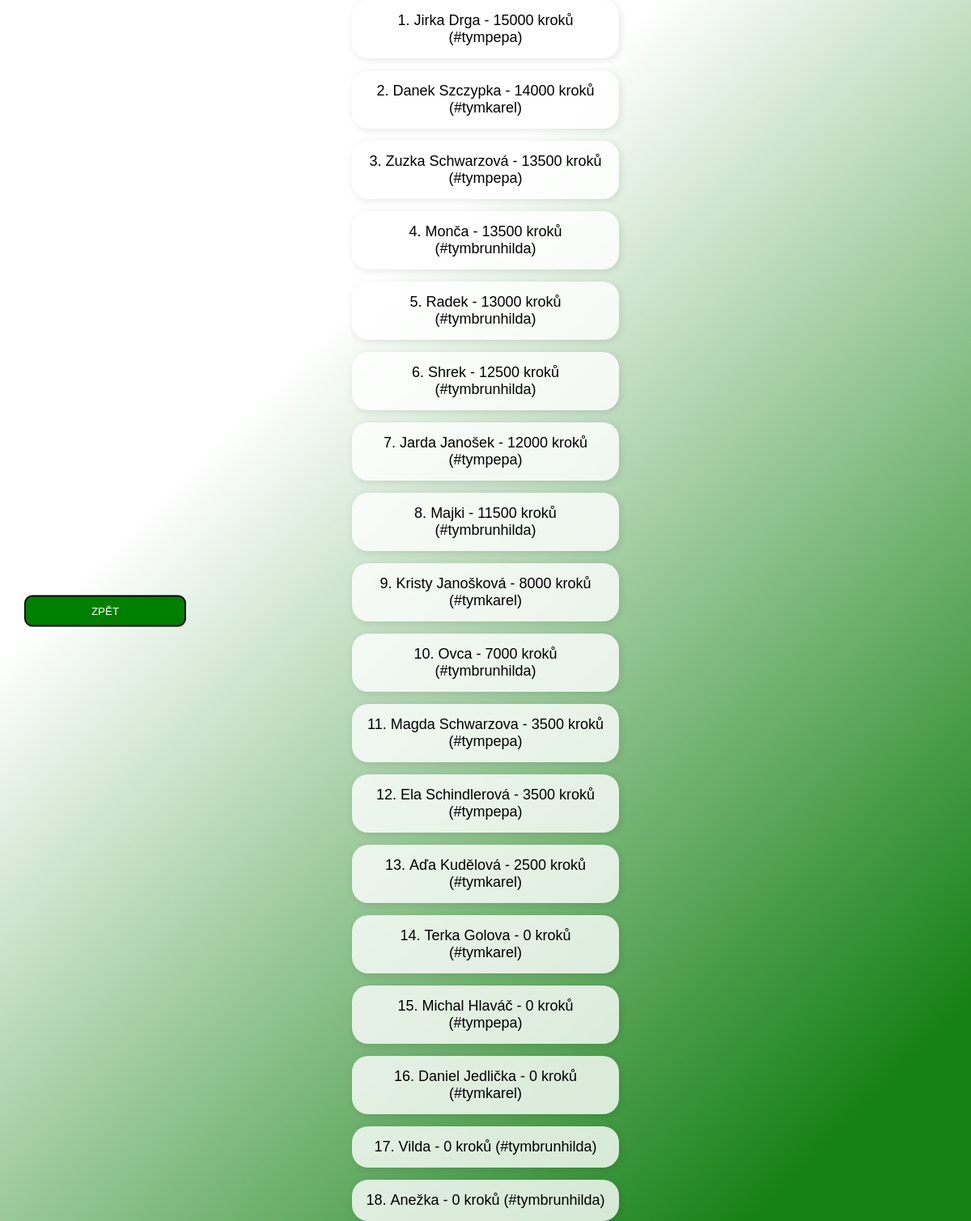
Before: /all_leaderboard with the older database file.
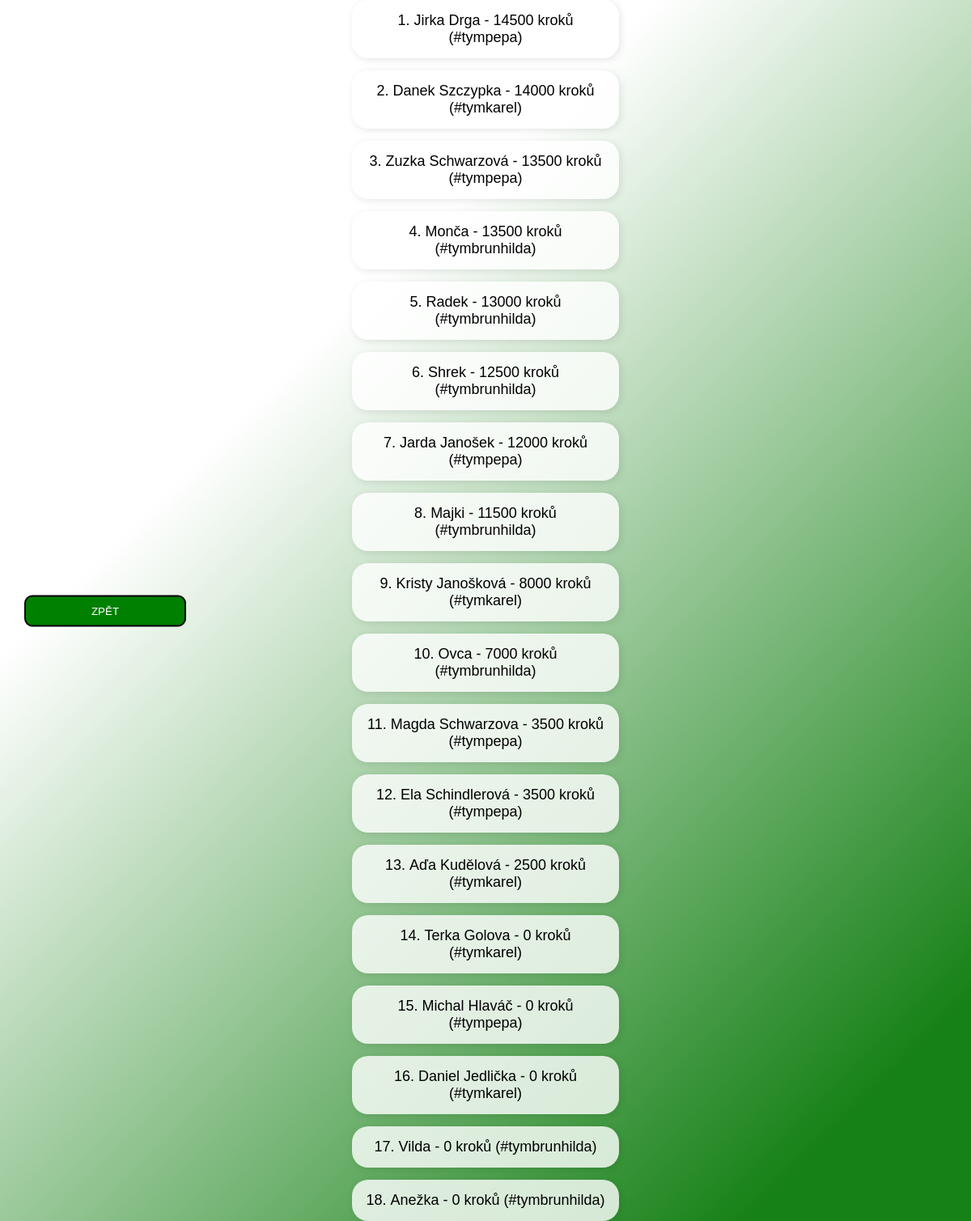
After: the same page with the newer database file.
### infopage/models.py (models this page shows, shortened)
class vysledky_hracu(models.Model):
    jmeno = models.CharField(max_length=20)
    prijmeni = models.CharField(max_length=40, blank=True)
    tym = models.CharField(max_length=10, null=True)
    koeficient = models.FloatField(null=True, blank=True, default=1)
    kroky_BONUS = models.IntegerField(default=0, blank=True, validators=[MinValueValidator(0), MaxValueValidator(50000)])
    kroky1 = models.IntegerField(default=0, blank=True, validators=[MinValueValidator(0), MaxValueValidator(50000)])
    kroky2 = models.IntegerField(default=0, blank=True, validators=[MinValueValidator(0), MaxValueValidator(50000)])
    kroky3 = models.IntegerField(default=0, blank=True, validators=[MinValueValidator(0), MaxValueValidator(50000)])
    kroky4 = models.IntegerField(default=0, blank=True, validators=[MinValueValidator(0), MaxValueValidator(50000)])
    kroky5 = models.IntegerField(default=0, blank=True, validators=[MinValueValidator(0), MaxValueValidator(50000)])
    kroky6 = models.IntegerField(default=0, blank=True, validators=[MinValueValidator(0), MaxValueValidator(50000)])
    kroky7 = models.IntegerField(default=0, blank=True, validators=[MinValueValidator(0), MaxValueValidator(50000)])
    kroky8 = models.IntegerField(default=0, blank=True, validators=[MinValueValidator(0), MaxValueValidator(50000)])
    kroky9 = models.IntegerField(default=0, blank=True, validators=[MinValueValidator(0), MaxValueValidator(50000)])
    kroky10 = models.IntegerField(default=0, blank=True, validators=[MinValueValidator(0), MaxValueValidator(50000)])
    kroky11 = models.IntegerField(default=0, blank=True, validators=[MinValueValidator(0), MaxValueValidator(50000)])
    kroky12 = models.IntegerField(default=0, blank=True, validators=[MinValueValidator(0), MaxValueValidator(50000)])
    max_kroku_mesicne = models.IntegerField(default=0, blank=True, validators=[MinValueValidator(0), MaxValueValidator(50000)])
    celkem_kroku = models.IntegerField(default=0, blank=True, validators=[MinValueValidator(0), MaxValueValidator(1000000)])
    class Meta:
        verbose_name = "Výsledky hráčů"
        verbose_name_plural = "Výsledky hráčů"

### infopage/views.py (the view)
# urls.py: path('all_leaderboard', views.all_leaderboard, name='all_leaderboard'),
def all_leaderboard(request):
    return render(request, 'infopage/leaderboard_all.html', {
        'vsichni_hraci': hraci,
    })

### infopage/templates/infopage/leaderboard_all.html (shortened to what this page needs)
{% extends "base_leaderboard.html" %}
{% block content %}
<ol>
    {% for hrac in vsichni_hraci|dictsortreversed:"celkem_kroku" %}
        <li>
            {{hrac.jmeno}} {{hrac.prijmeni}} - {{hrac.celkem_kroku}} kroků (#tym{{hrac.tym}})
        </li>
    {% endfor %}
</ol>
<div class="menu">
    <ul>
        <li>
            <button onclick="history.back()">ZPĚT</button>
        </li>
    </ul>
</div>
{% endblock content %}

Changed rows visible on the page:
changed vysledky_hracu "Jirka": celkem_kroku "15000" → "14500"
